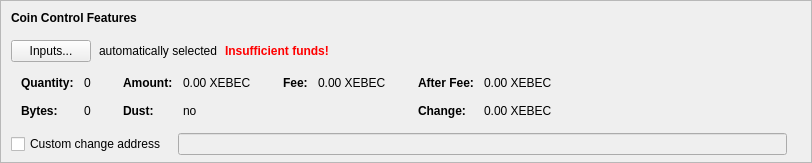
    <widget class="QFrame" name="frameCoinControl">
     <property name="sizePolicy">
      <sizepolicy hsizetype="Expanding" vsizetype="Expanding">
       <horstretch>0</horstretch>
       <verstretch>0</verstretch>
      </sizepolicy>
     </property>
     <property name="maximumSize">
      <size>
       <width>16777215</width>
       <height>16777215</height>
      </size>
     </property>
     <property name="frameShape">
      <enum>QFrame::StyledPanel</enum>
     </property>
     <property name="frameShadow">
      <enum>QFrame::Sunken</enum>
     </property>
     <layout class="QVBoxLayout" name="verticalLayoutCoinControl2">
      <property name="spacing">
       <number>0</number>
      </property>
      <property name="leftMargin">
       <number>0</number>
      </property>
      <property name="topMargin">
       <number>0</number>
      </property>
      <property name="rightMargin">
       <number>0</number>
      </property>
      <property name="bottomMargin">
       <number>6</number>
      </property>
      <item>
       <layout class="QVBoxLayout" name="verticalLayoutCoinControl" stretch="0,0,0,0,1">
        <property name="spacing">
         <number>0</number>
        </property>
        <property name="leftMargin">
         <number>10</number>
        </property>
        <property name="topMargin">
         <number>10</number>
        </property>
        <item>
         <layout class="QHBoxLayout" name="horizontalLayoutCoinControl1">
          <property name="bottomMargin">
           <number>15</number>
          </property>
          <item>
           <widget class="QLabel" name="labelCoinControlFeatures">
            <property name="sizePolicy">
             <sizepolicy hsizetype="Preferred" vsizetype="Maximum">
              <horstretch>0</horstretch>
              <verstretch>0</verstretch>
             </sizepolicy>
            </property>
            <property name="font">
             <font>
              <weight>75</weight>
              <bold>true</bold>
             </font>
            </property>
            <property name="styleSheet">
             <string notr="true">font-weight:bold;</string>
            </property>
            <property name="text">
             <string>Coin Control Features</string>
            </property>
           </widget>
          </item>
         </layout>
        </item>
        <item>
         <layout class="QHBoxLayout" name="horizontalLayoutCoinControl2" stretch="0,0,0,0">
          <property name="spacing">
           <number>8</number>
          </property>
          <property name="bottomMargin">
           <number>10</number>
          </property>
          <item>
           <widget class="QPushButton" name="pushButtonCoinControl">
            <property name="styleSheet">
             <string notr="true"/>
            </property>
            <property name="text">
             <string>Inputs...</string>
            </property>
            <property name="autoDefault">
             <bool>false</bool>
            </property>
           </widget>
          </item>
          <item>
           <widget class="QLabel" name="labelCoinControlAutomaticallySelected">
            <property name="text">
             <string>automatically selected</string>
            </property>
            <property name="margin">
             <number>5</number>
            </property>
           </widget>
          </item>
          <item>
           <widget class="QLabel" name="labelCoinControlInsuffFunds">
            <property name="font">
             <font>
              <weight>75</weight>
              <bold>true</bold>
             </font>
            </property>
            <property name="styleSheet">
             <string notr="true">color:red;font-weight:bold;</string>
            </property>
            <property name="text">
             <string>Insufficient funds!</string>
            </property>
            <property name="margin">
             <number>5</number>
            </property>
           </widget>
          </item>
          <item>
           <spacer name="horizontalSpacerCoinControl">
            <property name="orientation">
             <enum>Qt::Horizontal</enum>
            </property>
            <property name="sizeHint" stdset="0">
             <size>
              <width>40</width>
              <height>1</height>
             </size>
            </property>
           </spacer>
          </item>
         </layout>
        </item>
        <item>
         <widget class="QWidget" name="widgetCoinControl" native="true">
          <property name="sizePolicy">
           <sizepolicy hsizetype="Preferred" vsizetype="Preferred">
            <horstretch>0</horstretch>
            <verstretch>0</verstretch>
           </sizepolicy>
          </property>
          <property name="minimumSize">
           <size>
            <width>0</width>
            <height>0</height>
           </size>
          </property>
          <property name="styleSheet">
           <string notr="true"/>
          </property>
          <layout class="QHBoxLayout" name="horizontalLayoutCoinControl5">
           <property name="leftMargin">
            <number>0</number>
           </property>
           <property name="topMargin">
            <number>0</number>
           </property>
           <property name="rightMargin">
            <number>0</number>
           </property>
           <property name="bottomMargin">
            <number>0</number>
           </property>
           <item>
            <layout class="QHBoxLayout" name="horizontalLayoutCoinControl3" stretch="0,0,0,1">
             <property name="spacing">
              <number>20</number>
             </property>
             <property name="topMargin">
              <number>0</number>
             </property>
             <property name="bottomMargin">
              <number>10</number>
             </property>
             <item>
              <layout class="QFormLayout" name="formLayoutCoinControl1">
               <property name="horizontalSpacing">
                <number>10</number>
               </property>
               <property name="verticalSpacing">
                <number>14</number>
               </property>
               <property name="leftMargin">
                <number>10</number>
               </property>
               <property name="topMargin">
                <number>4</number>
               </property>
               <property name="rightMargin">
                <number>6</number>
               </property>
               <item row="0" column="0">
                <widget class="QLabel" name="labelCoinControlQuantityText">
                 <property name="font">
                  <font>
                   <weight>75</weight>
                   <bold>true</bold>
                  </font>
                 </property>
                 <property name="text">
                  <string>Quantity:</string>
                 </property>
                 <property name="margin">
                  <number>0</number>
                 </property>
                </widget>
               </item>
               <item row="0" column="1">
                <widget class="QLabel" name="labelCoinControlQuantity">
                 <property name="cursor">
                  <cursorShape>IBeamCursor</cursorShape>
                 </property>
                 <property name="contextMenuPolicy">
                  <enum>Qt::ActionsContextMenu</enum>
                 </property>
                 <property name="text">
                  <string notr="true">0</string>
                 </property>
                 <property name="margin">
                  <number>0</number>
                 </property>
                 <property name="textInteractionFlags">
                  <set>Qt::LinksAccessibleByMouse|Qt::TextSelectableByKeyboard|Qt::TextSelectableByMouse</set>
                 </property>
                </widget>
               </item>
               <item row="1" column="0">
                <widget class="QLabel" name="labelCoinControlBytesText">
                 <property name="font">
                  <font>
                   <weight>75</weight>
                   <bold>true</bold>
                  </font>
                 </property>
                 <property name="text">
                  <string>Bytes:</string>
                 </property>
                </widget>
               </item>
               <item row="1" column="1">
                <widget class="QLabel" name="labelCoinControlBytes">
                 <property name="cursor">
                  <cursorShape>IBeamCursor</cursorShape>
                 </property>
                 <property name="contextMenuPolicy">
                  <enum>Qt::ActionsContextMenu</enum>
                 </property>
                 <property name="text">
                  <string notr="true">0</string>
                 </property>
                 <property name="textInteractionFlags">
                  <set>Qt::LinksAccessibleByMouse|Qt::TextSelectableByKeyboard|Qt::TextSelectableByMouse</set>
                 </property>
                </widget>
               </item>
              </layout>
             </item>
             <item>
              <layout class="QFormLayout" name="formLayoutCoinControl2">
               <property name="horizontalSpacing">
                <number>10</number>
               </property>
               <property name="verticalSpacing">
                <number>14</number>
               </property>
               <property name="leftMargin">
                <number>6</number>
               </property>
               <property name="topMargin">
                <number>4</number>
               </property>
               <property name="rightMargin">
                <number>6</number>
               </property>
               <item row="0" column="0">
                <widget class="QLabel" name="labelCoinControlAmountText">
                 <property name="font">
                  <font>
                   <weight>75</weight>
                   <bold>true</bold>
                  </font>
                 </property>
                 <property name="text">
                  <string>Amount:</string>
                 </property>
                 <property name="margin">
                  <number>0</number>
                 </property>
                </widget>
               </item>
               <item row="0" column="1">
                <widget class="QLabel" name="labelCoinControlAmount">
                 <property name="cursor">
                  <cursorShape>IBeamCursor</cursorShape>
                 </property>
                 <property name="contextMenuPolicy">
                  <enum>Qt::ActionsContextMenu</enum>
                 </property>
                 <property name="text">
                  <string notr="true">0.00 XEBEC</string>
                 </property>
                 <property name="textInteractionFlags">
                  <set>Qt::LinksAccessibleByMouse|Qt::TextSelectableByKeyboard|Qt::TextSelectableByMouse</set>
                 </property>
                </widget>
               </item>
               <item row="1" column="0">
                <widget class="QLabel" name="labelCoinControlLowOutputText">
                 <property name="font">
                  <font>
                   <weight>75</weight>
                   <bold>true</bold>
                  </font>
                 </property>
                 <property name="text">
                  <string>Dust:</string>
                 </property>
                </widget>
               </item>
               <item row="1" column="1">
                <widget class="QLabel" name="labelCoinControlLowOutput">
                 <property name="cursor">
                  <cursorShape>IBeamCursor</cursorShape>
                 </property>
                 <property name="contextMenuPolicy">
                  <enum>Qt::ActionsContextMenu</enum>
                 </property>
                 <property name="text">
                  <string notr="true">no</string>
                 </property>
                 <property name="textInteractionFlags">
                  <set>Qt::LinksAccessibleByMouse|Qt::TextSelectableByKeyboard|Qt::TextSelectableByMouse</set>
                 </property>
                </widget>
               </item>
              </layout>
             </item>
             <item>
              <layout class="QFormLayout" name="formLayoutCoinControl3">
               <property name="horizontalSpacing">
                <number>10</number>
               </property>
               <property name="verticalSpacing">
                <number>14</number>
               </property>
               <property name="leftMargin">
                <number>6</number>
               </property>
               <property name="topMargin">
                <number>4</number>
               </property>
               <property name="rightMargin">
                <number>6</number>
               </property>
               <item row="0" column="0">
                <widget class="QLabel" name="labelCoinControlFeeText">
                 <property name="font">
                  <font>
                   <weight>75</weight>
                   <bold>true</bold>
                  </font>
                 </property>
                 <property name="text">
                  <string>Fee:</string>
                 </property>
                 <property name="margin">
                  <number>0</number>
                 </property>
                </widget>
               </item>
               <item row="0" column="1">
                <widget class="QLabel" name="labelCoinControlFee">
                 <property name="cursor">
                  <cursorShape>IBeamCursor</cursorShape>
                 </property>
                 <property name="contextMenuPolicy">
                  <enum>Qt::ActionsContextMenu</enum>
                 </property>
                 <property name="text">
                  <string notr="true">0.00 XEBEC</string>
                 </property>
                 <property name="textInteractionFlags">
                  <set>Qt::LinksAccessibleByMouse|Qt::TextSelectableByKeyboard|Qt::TextSelectableByMouse</set>
                 </property>
                </widget>
               </item>
              </layout>
             </item>
             <item>
              <layout class="QFormLayout" name="formLayoutCoinControl4">
               <property name="horizontalSpacing">
                <number>10</number>
               </property>
               <property name="verticalSpacing">
                <number>14</number>
               </property>
               <property name="leftMargin">
                <number>6</number>
               </property>
               <property name="topMargin">
                <number>4</number>
               </property>
               <property name="rightMargin">
                <number>6</number>
               </property>
               <item row="0" column="0">
                <widget class="QLabel" name="labelCoinControlAfterFeeText">
                 <property name="font">
                  <font>
                   <weight>75</weight>
                   <bold>true</bold>
                  </font>
                 </property>
                 <property name="text">
                  <string>After Fee:</string>
                 </property>
                 <property name="margin">
                  <number>0</number>
                 </property>
                </widget>
               </item>
               <item row="0" column="1">
                <widget class="QLabel" name="labelCoinControlAfterFee">
                 <property name="cursor">
                  <cursorShape>IBeamCursor</cursorShape>
                 </property>
                 <property name="contextMenuPolicy">
                  <enum>Qt::ActionsContextMenu</enum>
                 </property>
                 <property name="text">
                  <string notr="true">0.00 XEBEC</string>
                 </property>
                 <property name="textInteractionFlags">
                  <set>Qt::LinksAccessibleByMouse|Qt::TextSelectableByKeyboard|Qt::TextSelectableByMouse</set>
                 </property>
                </widget>
               </item>
               <item row="1" column="0">
                <widget class="QLabel" name="labelCoinControlChangeText">
                 <property name="font">
                  <font>
                   <weight>75</weight>
                   <bold>true</bold>
                  </font>
                 </property>
                 <property name="text">
                  <string>Change:</string>
                 </property>
                </widget>
               </item>
               <item row="1" column="1">
                <widget class="QLabel" name="labelCoinControlChange">
                 <property name="cursor">
                  <cursorShape>IBeamCursor</cursorShape>
                 </property>
                 <property name="contextMenuPolicy">
                  <enum>Qt::ActionsContextMenu</enum>
                 </property>
                 <property name="text">
                  <string notr="true">0.00 XEBEC</string>
                 </property>
                 <property name="textInteractionFlags">
                  <set>Qt::LinksAccessibleByMouse|Qt::TextSelectableByKeyboard|Qt::TextSelectableByMouse</set>
                 </property>
                </widget>
               </item>
              </layout>
             </item>
            </layout>
           </item>
          </layout>
         </widget>
        </item>
        <item>
         <layout class="QHBoxLayout" name="horizontalLayoutCoinControl4" stretch="0,0,0">
          <property name="spacing">
           <number>12</number>
          </property>
          <property name="sizeConstraint">
           <enum>QLayout::SetDefaultConstraint</enum>
          </property>
          <property name="topMargin">
           <number>5</number>
          </property>
          <property name="rightMargin">
           <number>5</number>
          </property>
          <item>
           <widget class="QCheckBox" name="checkBoxCoinControlChange">
            <property name="toolTip">
             <string>If this is activated, but the change address is empty or invalid, change will be sent to a newly generated address.</string>
            </property>
            <property name="text">
             <string>Custom change address</string>
            </property>
           </widget>
          </item>
          <item>
           <widget class="QValidatedLineEdit" name="lineEditCoinControlChange">
            <property name="enabled">
             <bool>false</bool>
            </property>
            <property name="sizePolicy">
             <sizepolicy hsizetype="Expanding" vsizetype="Fixed">
              <horstretch>0</horstretch>
              <verstretch>0</verstretch>
             </sizepolicy>
            </property>
           </widget>
          </item>
          <item>
           <widget class="QLabel" name="labelCoinControlChangeLabel">
            <property name="sizePolicy">
             <sizepolicy hsizetype="Preferred" vsizetype="Expanding">
              <horstretch>0</horstretch>
              <verstretch>0</verstretch>
             </sizepolicy>
            </property>
            <property name="minimumSize">
             <size>
              <width>0</width>
              <height>0</height>
             </size>
            </property>
            <property name="text">
             <string/>
            </property>
            <property name="margin">
             <number>3</number>
            </property>
           </widget>
          </item>
         </layout>
        </item>
        <item>
         <spacer name="verticalSpacerCoinControl">
          <property name="orientation">
           <enum>Qt::Vertical</enum>
          </property>
          <property name="sizeHint" stdset="0">
           <size>
            <width>800</width>
            <height>1</height>
           </size>
          </property>
         </spacer>
        </item>
       </layout>
      </item>
     </layout>
    </widget>
